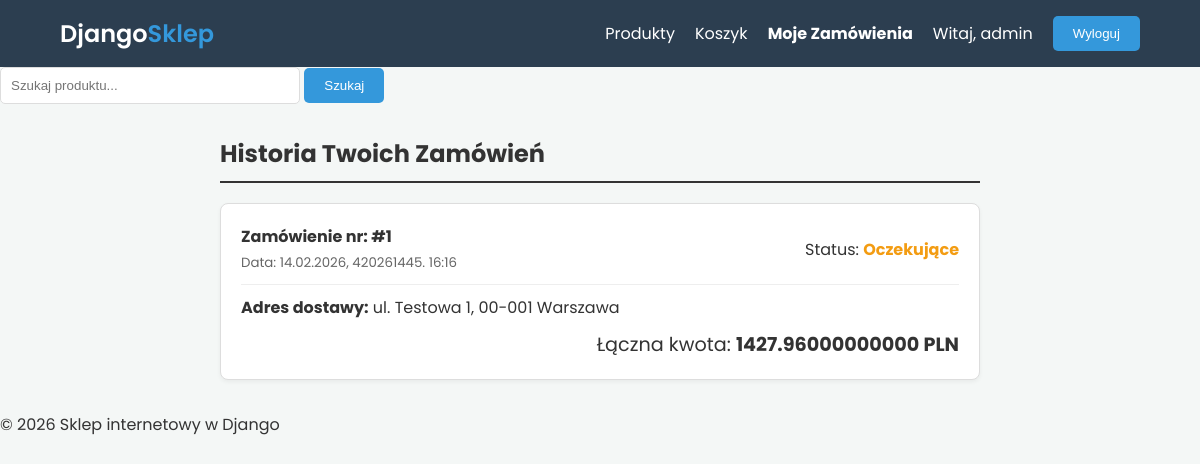
The page /user_orders/ (signed in) on the database its author committed.
### Sklep/models.py (models this page shows, shortened)
class Order(models.Model):
    STATUS_CHOICES = [('pending', 'Oczekujące'), ('paid', 'Opłacone'), ('shipped', 'Wysłane')]
    user = models.ForeignKey(User, on_delete=models.CASCADE, related_name='orders')
    status = models.CharField(max_length=20, choices=STATUS_CHOICES, default='pending')
    created_at = models.DateTimeField(auto_now_add=True)
    shipping_address = models.TextField()
    def get_total_cost(self):
        total = self.items.aggregate(
            total=Sum(F('price') * F('quantity'))
        )['total']
        return total if total else Decimal('0.00')

### Sklep/views.py (the view)
# urls.py: path('user_orders/', views.user_orders, name='user_orders'),
@login_required
def user_orders(request):
    orders = Order.objects.filter(user=request.user).order_by('-created_at')
    return render(request, 'Sklep/user_orders.html', {'orders': orders})

### Sklep/cart.py (called while the page is built)
    def __len__(self):
        return sum(item['quantity'] for item in self.cart.values())

### Sklep/context_processors.py (called while the page is built)
def cart(request):
    return {'cart': Cart(request)}

### Sklep/templates/sklep/user_orders.html
{% extends 'Sklep/base.html' %}
{% block content %}
<div class="container" style="max-width: 800px;">
    <h2 style="border-bottom: 2px solid #333; padding-bottom: 10px; margin-bottom: 20px;">Historia Twoich Zamówień</h2>
    <div class="orders-list">
        {% for order in orders %}
            <div style="background-color: white; border: 1px solid #ddd; padding: 20px; margin-bottom: 20px; border-radius: 8px; box-shadow: 0 2px 4px rgba(0,0,0,0.05);">
                <div style="display: flex; justify-content: space-between; align-items: center; border-bottom: 1px solid #eee; padding-bottom: 10px; margin-bottom: 10px;">
                    <div>
                        <strong>Zamówienie nr: #{{ order.id }}</strong>
                        <br>
                        <small style="color: #666;">Data: {{ order.created_at|date:"d.m.Y, godz. H:i" }}</small>
                    </div>
                    <div>
                        Status:
                        <span class="status-{{ order.status }}">
                            {{ order.get_status_display }}
                        </span>
                    </div>
                </div>
                <div style="margin-bottom: 10px;">
                    <strong>Adres dostawy:</strong> {{ order.shipping_address }}
                </div>
                <div style="text-align: right; font-size: 1.2em; margin-top: 10px;">
                    Łączna kwota: <strong>{{ order.get_total_cost }} PLN</strong>
                </div>
            </div>
        {% empty %}
            <div style="text-align: center; padding: 40px; color: #777;">
                <h3>Nie masz jeszcze żadnych zamówień.</h3>
                <a href="{% url 'Panel_glowny' %}" class="btn-primary" style="display: inline-block; margin-top: 15px;">Wróć do sklepu</a>
            </div>
        {% endfor %}
    </div>
</div>
{% endblock %}

### Sklep/templates/sklep/base.html (shortened to what this page needs)
{% load static %}
<!DOCTYPE html>
<html lang="pl">
<head>
    <link rel="stylesheet" href="{% static 'style.css' %}">
</head>
<body>
    <header>
        <nav class="navbar">
            <a href="{% url 'Panel_glowny' %}" class="logo">Django<span>Sklep</span></a>
            <ul class="nav-links">
                <li><a href="{% url 'Panel_glowny' %}">Produkty</a></li>
                <li>
                    <a href="{% url 'cart_detail' %}">
                        Koszyk
                    </a>
                </li>
                {% if user.is_authenticated %}
                    <li>
                        <a href="{% url 'user_orders' %}" style="font-weight: bold;">Moje Zamówienia</a>
                    </li>
                    <li><span>Witaj, {{ user.username }}</span></li>
                    <li>
                        <form action="{% url 'logout' %}" method="post" style="display:inline;">
                            <button type="submit" class="btn-logout">Wyloguj</button>
                        </form>
                    </li>
                {% else %}
                    <li><a href="{% url 'login' %}">Logowanie</a></li>
                    <li><a href="{% url 'register' %}" class="btn-primary">Rejestracja</a></li>
                {% endif %}
            </ul>
        </nav>
    </header>
    <form method="get" action="{% url 'Panel_glowny' %}" style="margin-bottom: 20px;">
        <input type="text" name="q" placeholder="Szukaj produktu..." value="{{ request.GET.q }}">
        <button type="submit">Szukaj</button>
    </form>
    <main class="container">
        {% block content %}
        {% endblock %}
    </main>
    <footer>
        <p>&copy; 2026 Sklep internetowy w Django</p>
    </footer>
</body>
</html>

### Sklep/static/style.css (style rules this page uses)
* { margin: 0; padding: 0; box-sizing: border-box; }
body { font-family: 'Poppins', sans-serif; background-color: #f4f7f6; color: #333; min-height: 100vh; }
.container { max-width: 1200px; margin: 2rem auto; padding: 0 20px; }
.navbar { background: #2c3e50; color: white; display: flex; justify-content: space-between; align-items: center; padding: 1rem 5%; }
.logo { font-size: 1.5rem; font-weight: 600; color: white; text-decoration: none; }
.logo span { color: #3498db; }
.nav-links { list-style: none; display: flex; align-items: center; }
.nav-links li { margin-left: 20px; }
.nav-links a { color: white; text-decoration: none; transition: 0.3s; }
.btn-logout { background: transparent; border: 1px solid white; color: white; padding: 5px 10px; cursor: pointer; border-radius: 3px; }
input[name="q"] { padding: 10px; border: 1px solid #ddd; border-radius: 5px; width: 100%; max-width: 300px; }
button[type="submit"] { padding: 10px 20px; background: #3498db; color: white; border: none; border-radius: 5px; cursor: pointer; transition: 0.3s; }
.status-pending { color: #f39c12; font-weight: bold; }

### rows shown on the page
Order: id "1", created_at "14.02.2026, 420261445. 16:16", status "Oczekujące", shipping_address "ul. Testowa 1, 00-001 Warszawa", get_total_cost "1427.96000000000"

### other values the page prints
{{ user.username }} "admin"
